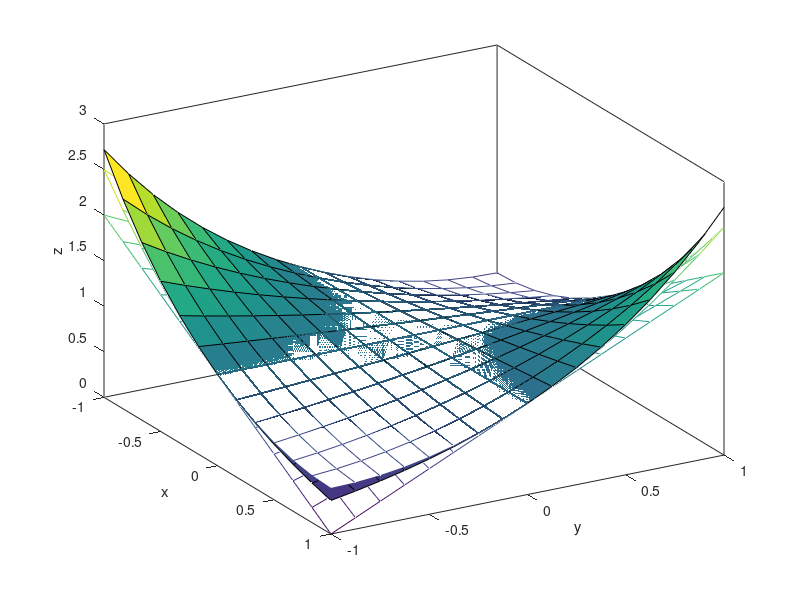

The MATLAB script that drew this image:
clear all
close all

%=======================
% 3D-graph of a function
%  z = f(x,y)
% and its Maclaurin series
%=======================

Nx = 12;
Ny = 16;

xmin = -1.0;
xmax =  1.0;

ymin = -1.0;
ymax =  1.0;

Dx = (xmax-xmin)/Nx;
Dy = (ymax-ymin)/Ny;

for i=1:Nx+1
 x(i) = xmin+(i-1)*Dx;
end

for i=1:Ny+1
 y(i) = ymin+(i-1)*Dy;
end

for i=1:Nx+1
 for j=1:Ny+1
   tmp = x(i)*y(j);
   z(j,i) = exp(tmp);
   zlin(j,i) = 1.0 + tmp;
   zquad(j,i) = 1.0 + tmp + 0.5*tmp^2;
 end
end

figure(1)
hold on
surf(x,y,z)
mesh(x,y,zlin)
mesh(x,y,zquad)
xlabel('x')
ylabel('y')
zlabel('z')
box on
view(60,30)
